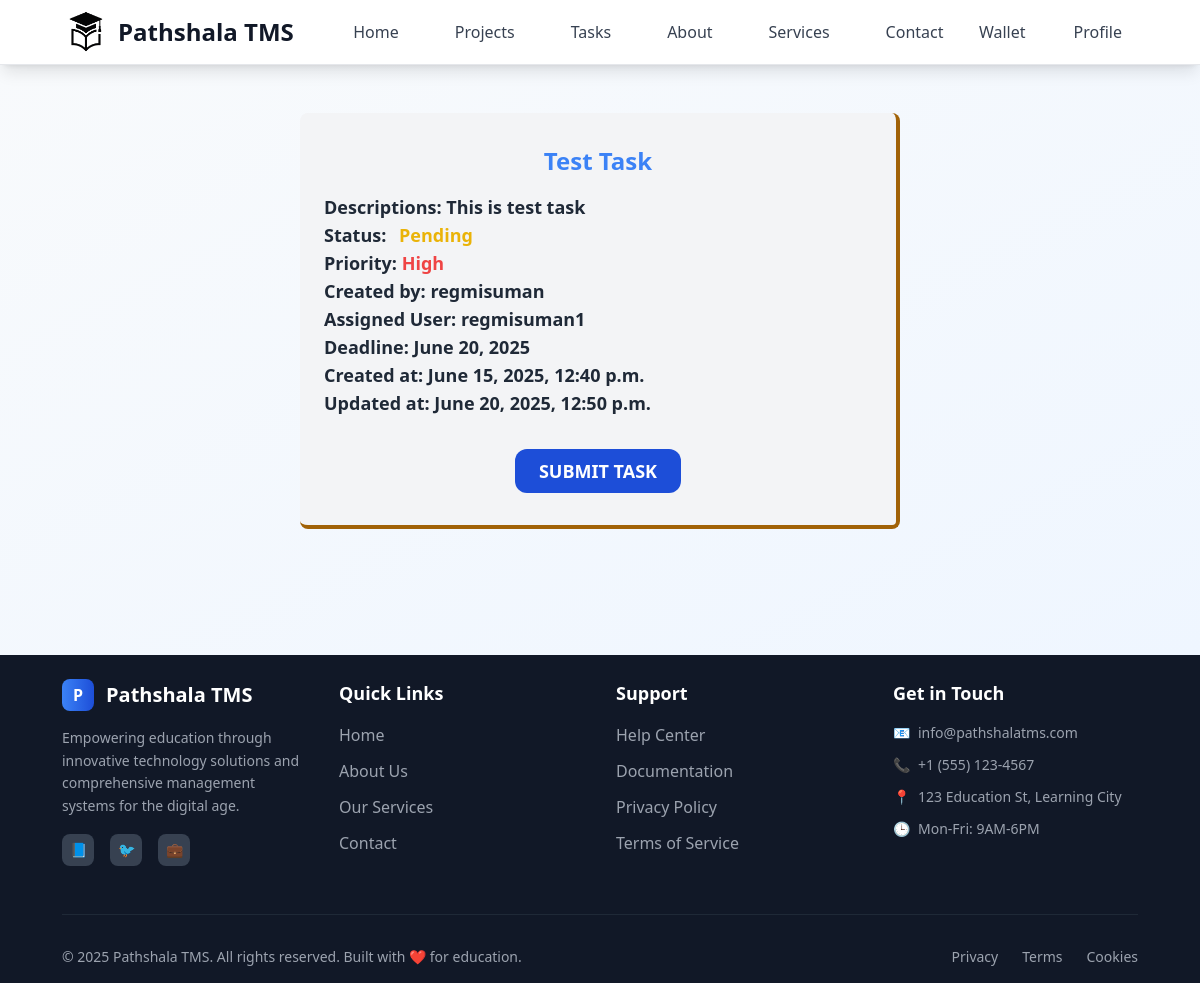
Before: /employer/task/2/ (signed in) with the older database file.
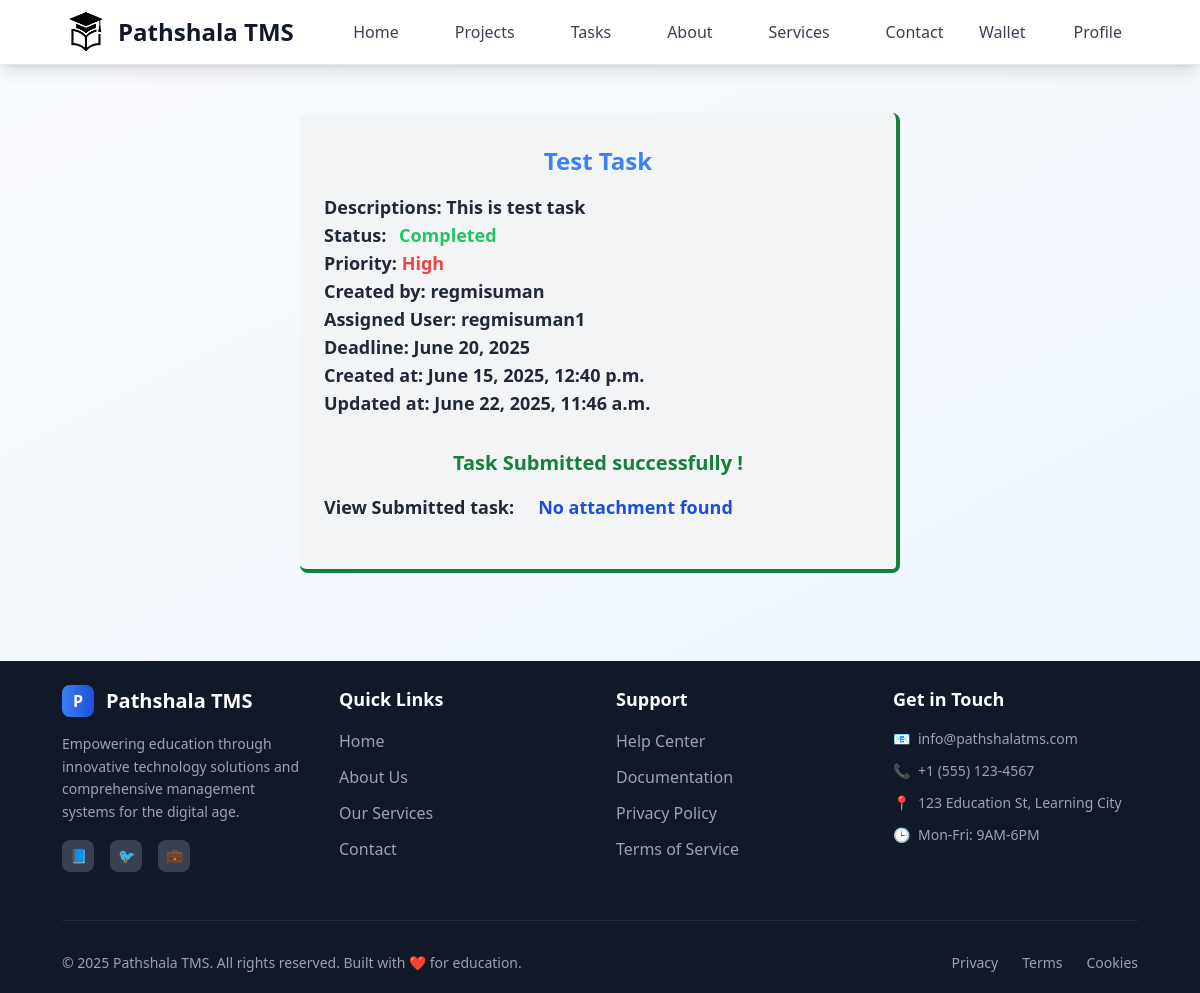
After: the same page with the newer database file.
### tasks/models.py (models this page shows)
class Task(models.Model):
    class StatusOptions(models.TextChoices):
        PENDING = "Pending", "Pending"
        IN_PROGRESS = "In Progress", "In Progress"
        COMPLETED = "Completed", "Completed"
        CANCELED = "Canceled", "Canceled"
    class TaskPriorityOptions(models.TextChoices):
        LOW = "Low", "Low"
        MEDIUM = "Medium", "Medium"
        HIGH = "High", "High"
    title = models.CharField(max_length=30)
    description = models.TextField(null=True, blank=True)
    user = models.ForeignKey(User, on_delete=models.CASCADE, related_name="tasks")
    project = models.ForeignKey(Project, on_delete=models.CASCADE)
    assigned_user = models.ForeignKey( User, on_delete=models.SET_NULL, related_name="assigned_tasks", null=True, blank=True)
    status = models.CharField(choices=StatusOptions, default=StatusOptions.PENDING, max_length=30)
    priority = models.CharField (choices=TaskPriorityOptions, default=TaskPriorityOptions.LOW, max_length=6)
    deadline = models.DateField(null=True, blank=True)
    created_at = models.DateTimeField(auto_now_add=True, editable=False)
    updated_at = models.DateTimeField(auto_now=True, editable=False)
    attachment = models.FileField(blank=True, null=True, upload_to=attachment_path)

### tasks/views.py (the view)
# urls.py: path("task/<int:id>/", taskDetails),
@login_required(login_url="/login")
def taskDetails(request, id):
    role = request.user.profile.role
    task = Task.objects.get(pk=id)
    if role == "employer":
        return render(request, "pages/employer/project/task/task_details.html", {"task": task})
    elif role == "employee":
        return render(request, "pages/employee/project/task/task_details.html", {"task": task})
    else:
        return redirect("/")

### templates/pages/employee/project/task/task_details.html (shortened to what this page needs)
{% extends 'layouts/main.html' %}
{% block content %}
<div class="py-12">
  <div id="taskDetails"
    class="w-1/2 mx-auto space-y-4 relative bg-gray-100 border-b-4 border-r-4 rounded-lg py-4 px-6
            {% if task.status == 'Canceled' %} border-red-700
          {% elif task.status == 'Completed' %} border-green-700
          {% elif task.status == 'Pending' %} border-yellow-700
          {% elif task.status == 'In Progress' %} border-blue-700
          {% else %} border-purple-700
          {% endif %}
    ">
    <div class="text-2xl font-bold text-blue-500 my-4 text-center">{{ task.title }}</div>
    <div class="text-lg font-semibold text-gray-800">
      <div>Descriptions: {{ task.description }}</div>
      <div>Status: <span class="
          {% if task.status == 'Canceled' %} text-red-500
          {% elif task.status == 'Completed' %} text-green-500
          {% elif task.status == 'Pending' %} text-yellow-500
          {% elif task.status == 'In Progress' %} text-blue-500
          {% else %} text-purple-500
          {% endif %}
          h-8 px-2 my-auto rounded-lg font-bold"> {{ task.status }} </span></div>
      <div>Priority: <span class="font-bold
                {% if task.priority == 'High' %} text-red-500
          {% elif task.priority == 'Medium' %} text-yellow-500
          {% elif task.priority == 'Low' %} text-blue-500
          {% else %} text-purple-500
          {% endif %}
        "> {{ task.priority }}</span></div>
      <div>Created by: {{ task.user }}</div>
      <div>Assigned User: {{ task.assigned_user }}</div>
      <div>Deadline: {{ task.deadline }}</div>
      <div>Created at: {{ task.created_at }}</div>
      <div>Updated at: {{ task.updated_at }}</div>
      <div class="flex flex-col mt-8 mb-4">
        {%if task.status != "Completed"%}
          <button id="submitBtn" onclick="showSubmitTask()" class="py-2 px-6 mx-auto rounded-xl bg-blue-700 hover:bg-blue-800 text-white">SUBMIT TASK</button>
        {%else%}
          <div class="font-bold text-xl text-green-700 mx-auto">
            Task Submitted successfully !
          </div>
          <div class="flex gap-6 my-4">
            <div>View Submitted task: </div>
            {%if task.attachment%}
              <a class="bg-blue-700 hover:bg-blue-800 text-white rounded-xl px-6 py-1" href="{{task.attachment.url}}" download >Download</a>
            {%else%}
            <div class="text-blue-700">
              No attachment found
            </div>
            {%endif%}
          </div>
        {%endif%}
      </div>
    </div>
  </div>
</div>
{% endblock %}

Changed rows visible on the page:
changed Task "Test Task": status "Pending" → "Completed"; updated_at "June 20, 2025, 12:50 p.m." → "June 22, 2025, 11:46 a.m."
Other visible differences:
text no longer shown: "SUBMIT TASK"
text now shown: "Task Submitted successfully ! View Submitted task: No attachment found"
